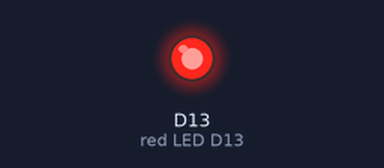
Simulated run of this program. Board: Circuit Playground running CircuitPython. Parts: output pins drawn as LEDs (lit = HIGH).

Above: at 0.1 s.
Timing chart, 0 to 1.6 s (numbered marks = the images above):
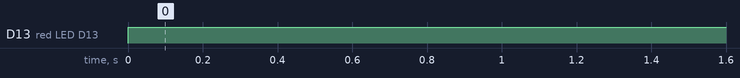

Measured:
- by itself, D13 (red LED D13): LOW → HIGH at 0.00 s

The program:

code.py
```python
# The Circuit Playground has a small red led next to the USB port. This script turns on the led.
# Hey, we have to start somewhere :-)
# https://learn.adafruit.com/circuitpython-made-easy-on-circuit-playground-express/red-led

from adafruit_circuitplayground import cp

while True:
    cp.red_led = True
```
